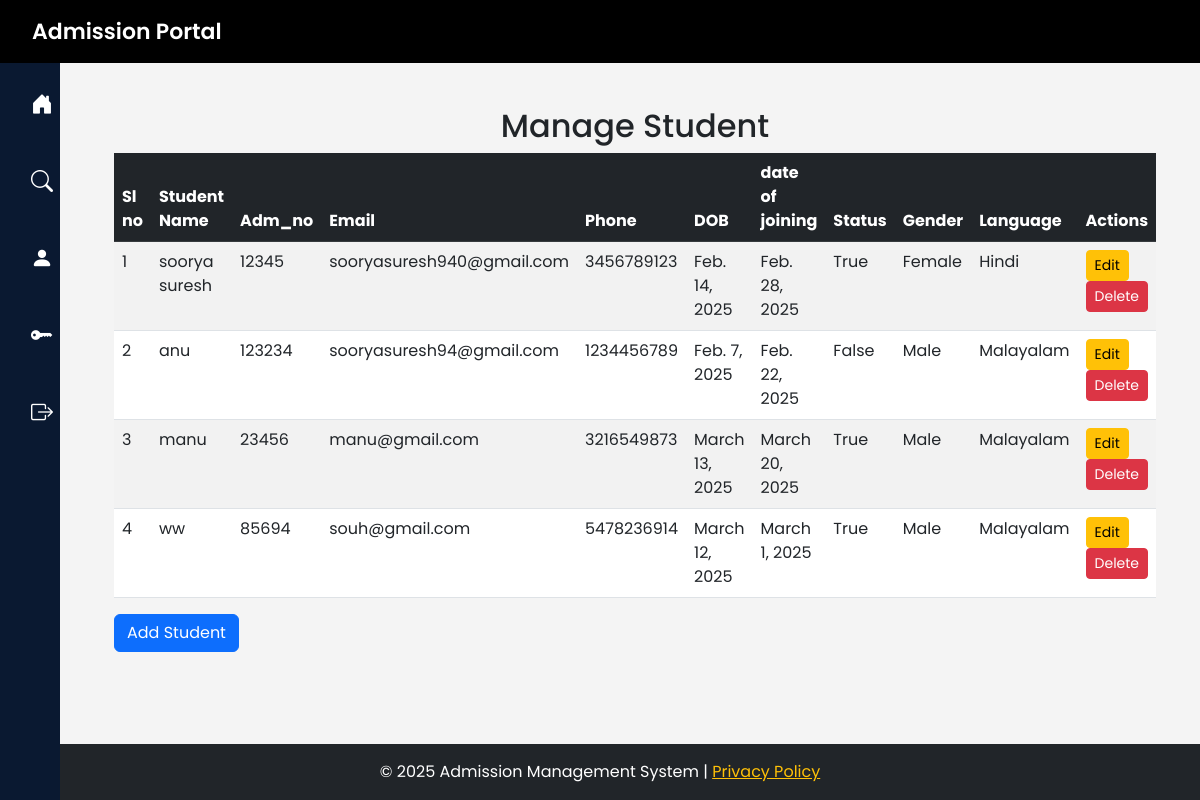
The page /manage_students/ on the database as committed earlier.
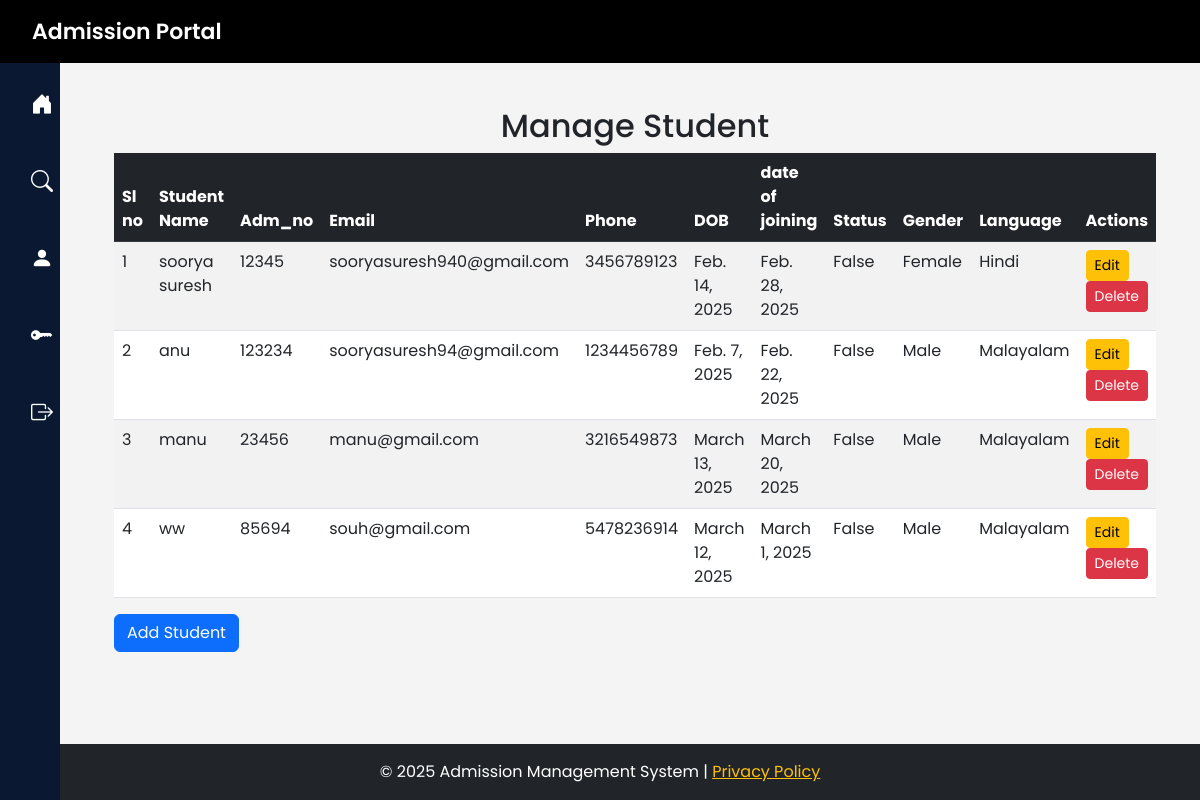
The same page on the database as committed later.
### admission/models.py (models this page shows, shortened)
class Student(models.Model):
    user = models.OneToOneField(User, on_delete=models.CASCADE,null=True,default=None)
    stud_name = models.CharField(max_length=100)
    stud_adm_no = models.CharField(max_length=20, unique=True)
    stud_reg_no = models.CharField(max_length=20, unique=True, blank=True, null=True)
    stud_roll_no = models.CharField(max_length=20, unique=True, blank=True, null=True)
    aadhaar = models.CharField(max_length=12, unique=True)
    abc_id = models.CharField(max_length=50, blank=True, null=True)
    email = models.EmailField(unique=True)
    phone = models.CharField(max_length=15)
    dob = models.DateField()
    caste = models.ForeignKey(Caste, on_delete=models.SET_NULL, blank=True, null=True)  # Foreign Key to Caste
    religion = models.ForeignKey(Religion, on_delete=models.SET_NULL, blank=True, null=True)  # Foreign Key to Religion
    quota = models.ForeignKey(Quota, on_delete=models.SET_NULL, blank=True, null=True)
    category = models.ForeignKey(Category, on_delete=models.SET_NULL, blank=True, null=True)
    program= models.ForeignKey(Program, on_delete=models.SET_NULL, blank=True, null=True)  # Foreign Key to Quota# Foreign Key to Quota
    pathway= models.ForeignKey(Pathway, on_delete=models.SET_NULL, blank=True, null=True)  # Foreign Key to Quota# Foreign Key to Quota
    board=models.ForeignKey(Board, on_delete=models.SET_NULL, blank=True, null=True)
    normalized_mark = models.FloatField(default=0.0)
    parent_name = models.CharField(max_length=100)
    parent_mob = models.CharField(max_length=15)
    house_name = models.CharField(max_length=100)
    post = models.CharField(max_length=50)
    district = models.CharField(max_length=50)
    state = models.CharField(max_length=50)
    pincode = models.CharField(max_length=10)
    date_of_joining = models.DateField()
    income = models.DecimalField(max_digits=10, decimal_places=2, blank=True, null=True)
    egrantz = models.BooleanField(default=False)
    status = models.BooleanField(default=True)  # Active/Inactive
    gender = models.CharField(max_length=10, choices=[('Male', 'Male'), ('Female', 'Female'), ('Other', 'Other')])
    blood_group = models.CharField(max_length=5, choices=[('A+', 'A+'), ('A-', 'A-'), ('B+', 'B-'), ('O+', 'O-'), ('AB+', 'AB-')])
    language=models.CharField(max_length=10, choices=[('Malayalam', 'Malayalam'), ('Hindi', 'Hindi')] ,default='Malayalam')
    identification_mark = models.TextField(blank=True, null=True)
    year_of_admission = models.IntegerField(default=2025)
    from django.core.validators import FileExtensionValidator
    photo = models.ImageField(
        upload_to='student_photos/',
        blank=True,
        null=True,
        validators=[FileExtensionValidator(['jpg', 'jpeg', 'png'])]
    )

### admission/views.py (the view)
# urls.py: path('manage_students/', views.manage_student, name='manage_student'),  # View all students
def manage_student(request):
    students = Student.objects.all()
    return render(request, 'manage_student.html', {'students': students})

### admission/context_processors.py (called while the page is built)
def user_groups(request):
    is_office = request.user.groups.filter(name='office').exists()
    is_hod = request.user.groups.filter(name='hod').exists()
    is_superuser = request.user.is_superuser
    return {
        'is_office': is_office,
        'is_hod': is_hod,
        'is_superuser': is_superuser
    }

### admission/templates/manage_student.html
{% extends 'base.html' %}
{% block content %}
<div class="container mt-4">
    <h2 class="text-center">Manage Student</h2>
    <table class="table table-striped">
        <thead class="table-dark">
            <tr>
                <th>Sl no</th>
                <th>Student Name</th>
                <th>Adm_no</th>
                <th>Email</th>
                <th>Phone</th>
                <th>DOB</th>
                <th>date of joining</th>
                <th>Status</th>
                <th>Gender</th>
                <th>Language</th>
                <th>Actions</th>
            </tr>
        </thead>
        <tbody>
            {% for student in students %}
            <tr>
                <td>{{ forloop.counter }}</td>
                <td>{{ student.stud_name }}</td>
                <td>{{student.stud_adm_no}}</td>
                <td>{{ student.email }}</td>
                <td>{{ student.phone }}</td>
                <td>{{ student.dob }}</td>
                <td>{{ student.date_of_joining }}</td>
                <td>{{ student.status }}</td>
                <td>{{ student.gender }}</td>
                <td>{{ student.language }}</td>
                <td>
                    <a href="{% url 'edit_student' student.id %}" class="btn btn-warning btn-sm">Edit</a>
                    <a href="{% url 'delete_student' student.id %}" class="btn btn-danger btn-sm">Delete</a>
                </td>
            </tr>
            {% empty %}
            <tr>
                <td colspan="3" class="text-center">No Student available.</td>
            </tr>
            {% endfor %}
        </tbody>
    </table>
    <a href="{% url 'add_student' %}" class="btn btn-primary">Add Student</a>
</div>
{% endblock %}

Rows that differ between the two databases and show on the page:
changed Student "soorya suresh": status "True" → "False"
changed Student "manu": status "True" → "False"
changed Student "ww": status "True" → "False"
